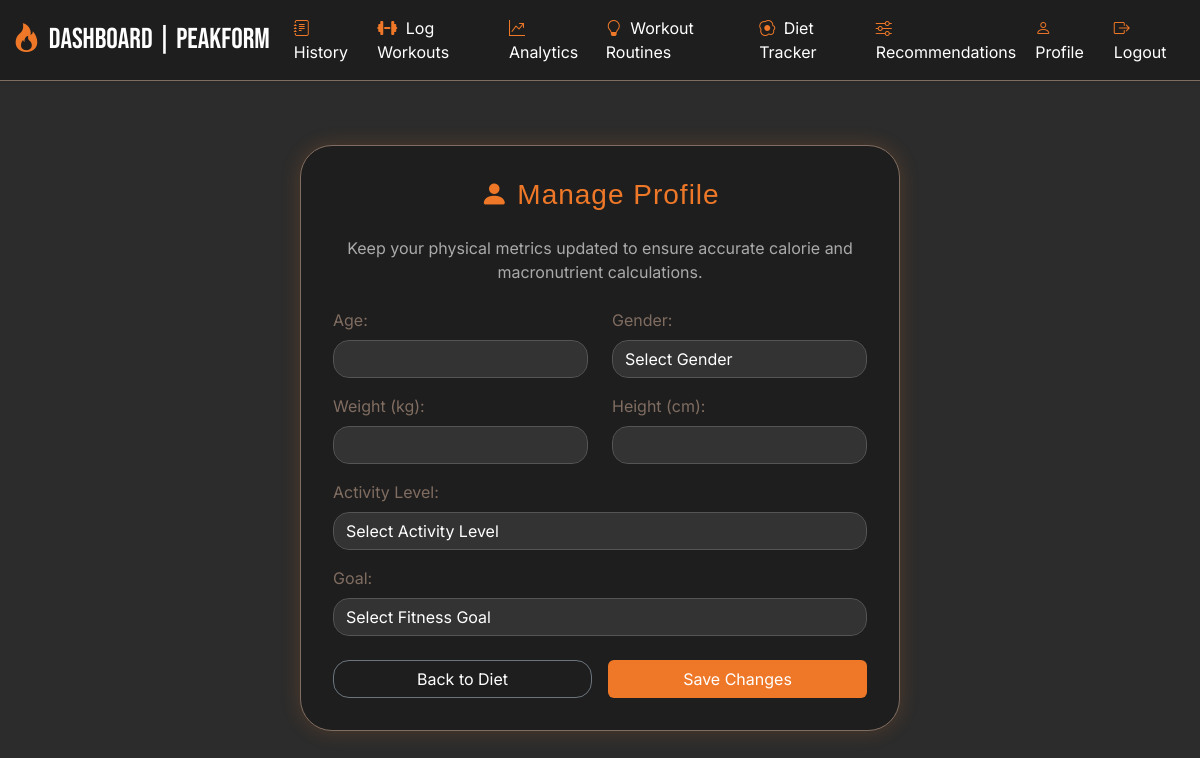
The page /profile (signed in) on the database as committed earlier.
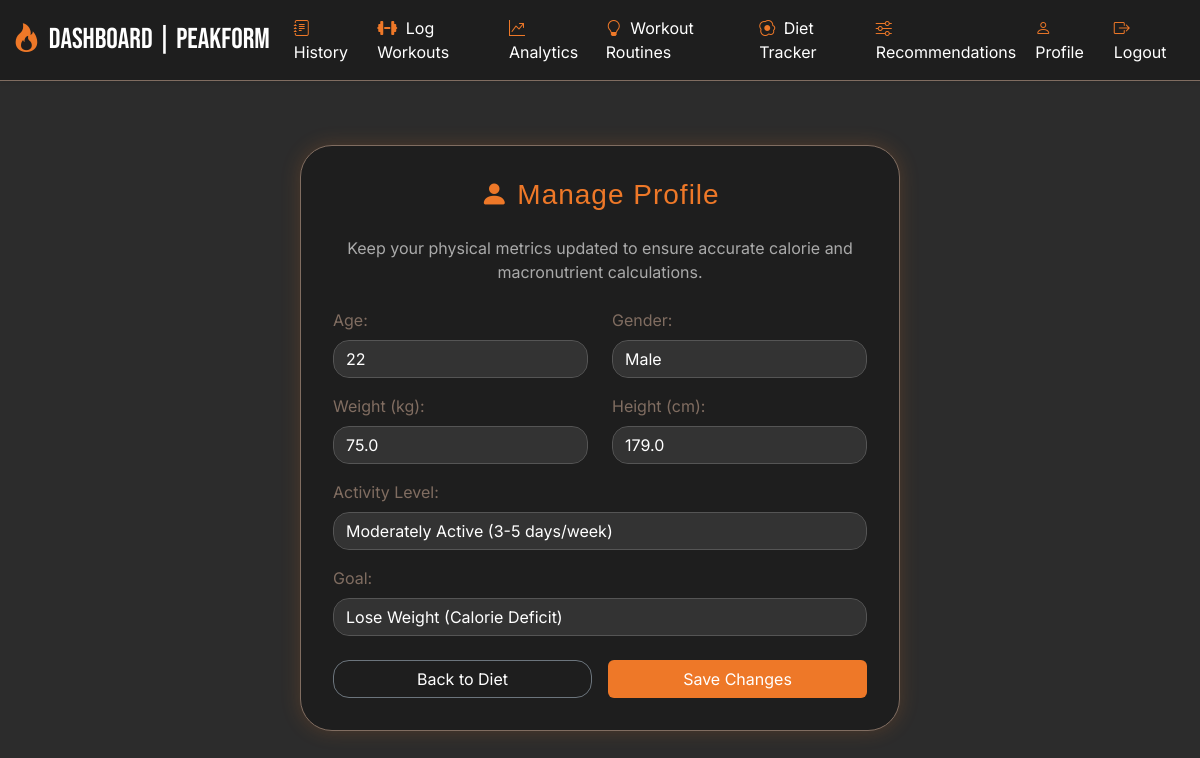
The same page on the database as committed later.
### tables this page shows
CREATE TABLE "users" (
	"id"	INTEGER,
	"username"	TEXT NOT NULL UNIQUE,
	"password"	TEXT NOT NULL,
	"is_admin"	INTEGER DEFAULT 0, age INTEGER, gender TEXT, weight REAL, height REAL, activity_level TEXT, goal TEXT,
	PRIMARY KEY("id" AUTOINCREMENT)
);

### app.py (the view, shortened to what this page needs)
@app.route('/profile', methods=['GET', 'POST'])
def profile():
    if 'user' not in session:
        return redirect('/login')
    user_id = session['user_id']
    conn = sqlite3.connect('workout_tracker.db')
    c = conn.cursor()
    c.execute("SELECT age, gender, weight, height, activity_level, goal FROM users WHERE id = ?", (user_id,))
    user_data = c.fetchone()
    conn.close()
    profile_data = {
        'age': user_data[0] if user_data else None,
        'gender': user_data[1] if user_data else None,
        'weight': user_data[2] if user_data else None,
        'height': user_data[3] if user_data else None,
        'activity_level': user_data[4] if user_data else None,
        'goal': user_data[5] if user_data else None
    }
    return render_template('profile.html', profile=profile_data)

### templates/profile.html (shortened to what this page needs)
{% extends "base.html" %}
{% block content %}
<div class="container py-5">
    <div class="d-flex justify-content-center align-items-center" style="min-height: 80vh;">
        <div class="form-container" style="max-width: 600px; width: 100%;">
            <h3 class="text-center mb-4">
                <i class="bi bi-person-fill me-2" style="color: var(--primary);"></i>Manage Profile
            </h3>
            <p class="text-center text-muted mb-4">Keep your physical metrics updated to ensure accurate calorie and macronutrient calculations.</p>
            <form method="post">
                <div class="row">
                    <div class="col-md-6 mb-3">
                        <label for="age" class="form-label">Age:</label>
                        <input type="number" class="form-control" name="age" value="{{ profile.age or '' }}" min="1" max="120" required>
                    </div>
                    <div class="col-md-6 mb-3">
                        <label for="gender" class="form-label">Gender:</label>
                        <select class="form-control" name="gender" required>
                            <option value="" disabled {% if not profile.gender %}selected{% endif %}>Select Gender</option>
                            <option value="male" {% if profile.gender == 'male' %}selected{% endif %}>Male</option>
                        </select>
                    </div>
                </div>
                <div class="row">
                    <div class="col-md-6 mb-3">
                        <label for="weight" class="form-label">Weight (kg):</label>
                        <input type="number" step="0.1" class="form-control" name="weight" value="{{ profile.weight or '' }}" min="10" required>
                    </div>
                    <div class="col-md-6 mb-3">
                        <label for="height" class="form-label">Height (cm):</label>
                        <input type="number" step="0.1" class="form-control" name="height" value="{{ profile.height or '' }}" min="50" required>
                    </div>
                </div>
                <div class="mb-3">
                    <label for="activity_level" class="form-label">Activity Level:</label>
                    <select class="form-control" name="activity_level" required>
                        <option value="" disabled {% if not profile.activity_level %}selected{% endif %}>Select Activity Level</option>
                        <option value="moderately" {% if profile.activity_level == 'moderately' %}selected{% endif %}>Moderately Active (3-5 days/week)</option>
                    </select>
                </div>
                <div class="mb-4">
                    <label for="goal" class="form-label">Goal:</label>
                    <select class="form-control" name="goal" required>
                        <option value="" disabled {% if not profile.goal %}selected{% endif %}>Select Fitness Goal</option>
                        <option value="lose" {% if profile.goal == 'lose' %}selected{% endif %}>Lose Weight (Calorie Deficit)</option>
                    </select>
                </div>
                <div class="d-flex justify-content-between gap-3">
                    <a href="/diet" class="btn btn-outline-secondary w-50 d-flex justify-content-center align-items-center" style="border-radius: 1rem; color: #fff;">Back to Diet</a>
                    <button type="submit" class="btn btn-primary w-50">Save Changes</button>
                </div>
            </form>
        </div>
    </div>
</div>
{% endblock %}

### templates/base.html (shortened to what this page needs)
<!DOCTYPE html>
<html>
<head>
    <link rel="stylesheet" href="https://cdnjs.cloudflare.com/ajax/libs/font-awesome/6.4.0/css/all.min.css">
    <link href="https://cdn.jsdelivr.net/npm/bootstrap@5.3.2/dist/css/bootstrap.min.css" rel="stylesheet">
    <link href="https://cdn.jsdelivr.net/npm/bootstrap-icons@1.10.5/font/bootstrap-icons.css" rel="stylesheet">
    <link rel="stylesheet" href="{{ url_for('static', filename='style.css') }}">
</head>
<body>
  {% if request.path not in ['/login', '/register'] %}
    <nav class="navbar navbar-expand-lg fixed-top shadow-sm" style="background-color: var(--light-dark); border-bottom: 1px solid var(--grey);">
      <div class="container-fluid">
        <a class="navbar-brand text-white d-flex align-items-center" href="/dashboard" style="font-family: 'Bebas Neue', sans-serif; font-size: 1.8rem;">
          <i class="bi bi-fire me-2" style="color: var(--primary);"></i> Dashboard | Peakform
        </a>
        <div class="collapse navbar-collapse justify-content-end" id="navbarNav">
                    <ul class="navbar-nav ms-auto">
            <li class="nav-item">
              <a class="nav-link text-white" href="/history">
                <i class="bi bi-journal-text me-1" style="color: var(--primary);"></i> History
              </a>
            </li>
            <li class="nav-item">
              <a class="nav-link text-white" href="/log_workout">
                <i class="fas fa-dumbbell me-1" style="color: var(--primary);"></i> Log Workouts
              </a>
            </li>
            <li class="nav-item">
              <a class="nav-link text-white" href="/analytics">
                <i class="bi bi-graph-up-arrow me-1" style="color: var(--primary);"></i> Analytics
              </a>
            </li>
            <li class="nav-item">
              <a class="nav-link text-white" href="/workout_routine">
                <i class="bi bi-lightbulb me-1" style="color: var(--primary);"></i> Workout Routines
              </a>
            </li>
            <li class="nav-item">
              <a class="nav-link text-white" href="/diet">
                <i class="bi bi-egg-fried me-1" style="color: var(--primary);"></i> Diet Tracker
              </a>
            </li>
            <li class="nav-item">
              <a class="nav-link text-white" href="{{ url_for('recommender') }}">
                <i class="bi bi-sliders me-1" style="color: var(--primary);"></i> Recommendations
              </a>
            </li>
            <li class="nav-item">
              <a class="nav-link text-white" href="/profile">
                <i class="bi bi-person me-1" style="color: var(--primary);"></i> Profile
              </a>
            </li>
            <li class="nav-item">
              <a class="nav-link text-white" href="/logout">
                <i class="bi bi-box-arrow-right me-1" style="color: var(--primary);"></i> Logout
              </a>
            </li>
          </ul>
        </div>
      </div>
    </nav>
    <div style="height: 70px;"></div>
  {% endif %}
    <div>
        {% block content %}
        {% endblock %}
    </div>
</body>
</html>

### static/style.css (style rules this page uses)
* { box-sizing: border-box; }
:root { --primary: #EE7828; --dark: #2c2c2c; --grey: #806d61; --light-dark: #1e1e1e; }
body { background-color: var(--dark); color: white; font-family: 'Inter', sans-serif; min-height: 100vh; }
a { color: var(--primary) }
.form-container { background-color: var(--light-dark); border-radius: 2rem; padding: 2rem; box-shadow:0 0 20px rgba(230,120,40,0.2); width: 100%; max-width: 400px; margin: auto; border: 1px solid var(--grey); }
h1, h2, h3 { font-family: 'Helvetica', sans-serif; letter-spacing: 1px; color: var(--primary); }
.btn-primary { background-color: var(--primary); border: none; transition: 0.3s ease-in-out; }
.form-label { color: var(--grey) }
.form-control { background-color: #333; color:white; border: 1px solid #555; border-radius: 1rem; }
.text-muted { color: #aaa !important; }

Rows that differ between the two databases and show on the page:
now on this page (row edited): users: age "22", gender "Male", weight "75.0", height "179.0", activity_level "Moderately Active (3-5 days/week)", goal "Lose Weight (Calorie Deficit)"
Other text that changed with them:
form field gender: "Select Gender" → (not shown)
form field activity_level: "Select Activity Level" → (not shown)
form field goal: "Select Fitness Goal" → (not shown)
